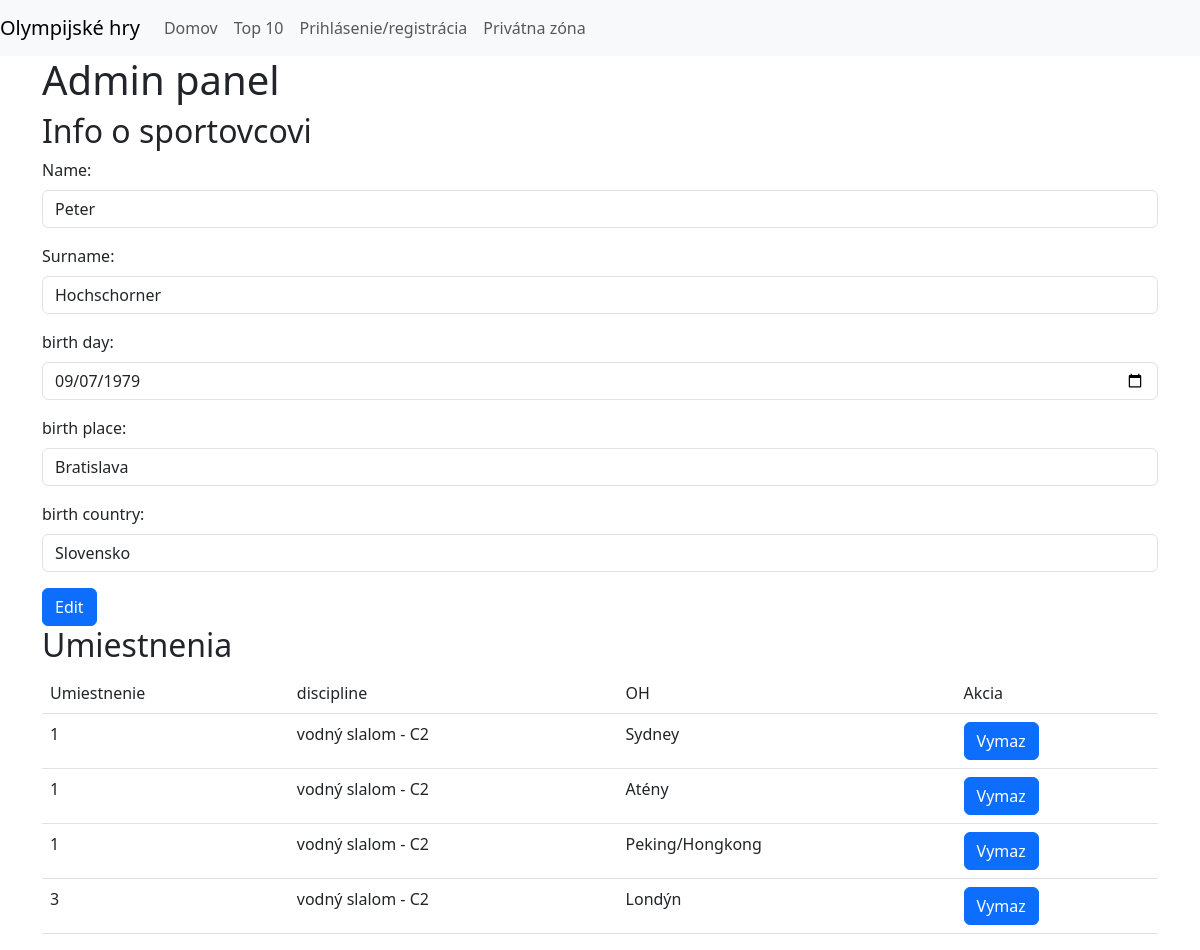
The app's page /editPerson.php?id=1 (signed in) with its own data.
### tables this page shows
CREATE TABLE `person` (
  `id` int UNSIGNED NOT NULL,
  `name` varchar(100) NOT NULL,
  `surname` varchar(100) NOT NULL,
  `birth_day` date NOT NULL,
  `birth_place` varchar(100) NOT NULL,
  `birth_country` varchar(100) NOT NULL,
  `death_day` date DEFAULT NULL,
  `death_place` varchar(100) DEFAULT NULL,
  `death_country` varchar(100) DEFAULT NULL
);

CREATE TABLE `placement` (
  `id` int UNSIGNED NOT NULL,
  `person_id` int UNSIGNED NOT NULL,
  `games_id` int UNSIGNED NOT NULL,
  `placing` smallint UNSIGNED NOT NULL,
  `discipline` varchar(200) NOT NULL
);

CREATE TABLE `games` (
  `id` int UNSIGNED NOT NULL,
  `type` varchar(10) NOT NULL,
  `year` smallint NOT NULL,
  `games_order` tinyint UNSIGNED NOT NULL,
  `city` varchar(100) NOT NULL,
  `country` varchar(100) NOT NULL
);

### editPerson.php (the view, shortened to what this page needs)
<?php
require_once('config.php');
try {
    $db = new PDO("mysql:host=$hostname;dbname=$dbname", $username, $password);
    $db->setAttribute(PDO::ATTR_ERRMODE, PDO::ERRMODE_EXCEPTION);
    $query = "SELECT * FROM person where id=?";
    $stmt = $db->prepare($query);
    $stmt->execute([$_GET['id']]);
    $person = $stmt->fetch(PDO::FETCH_ASSOC);
    $query = "select placement.*, games.city from placement join games on placement.games_id = games.id where placement.person_id=?";
    $stmt = $db->prepare($query);
    $stmt->execute([$_GET['id']]);
    $placements = $stmt->fetchAll(PDO::FETCH_ASSOC);
} catch (PDOException $e) {
    echo $e->getMessage();
}
?>
<!DOCTYPE html>
<html lang="en">
<head>
    <link rel="stylesheet" href="https://unpkg.com/@picocss/pico@1.*/css/pico.min.css">
    <link href="https://cdn.jsdelivr.net/npm/bootstrap@5.3.0-alpha1/dist/css/bootstrap.min.css" rel="stylesheet"
>
</head>
<body>
    <nav class="navbar navbar-expand-lg navbar-light bg-light">
        <a class="navbar-brand" href="#">Olympijské hry</a>
        <div class="collapse navbar-collapse" id="navbarNav">
            <ul class="navbar-nav">
                <li class="nav-item active">
                    <a class="nav-link" href="index.php">Domov <span class="sr-only"></span></a>
                </li>
                <li class="nav-item">
                    <a class="nav-link" href="topTen.php">Top 10</a>
                </li>
                <li class="nav-item">
                    <a class="nav-link" href="allRegAndLogins.php">Prihlásenie/registrácia</a>
                </li>
                <li class="nav-item">
                    <a class="nav-link" href="restricted.php">Privátna zóna</a>
                </li>
            </ul>
        </div>
    </nav>
    <div class="container-md">
        <h1>Admin panel</h1>
        <h2>Info o sportovcovi</h2>
        <form action="#" method="post">
            <div class="mb-3">
                <label for="InputName" class="form-label">Name:</label>
                <input type="text" name="name" class="form-control" id="InputName"
                    value="<?php echo $person['name']; ?>" required>
            </div>
            <div class="mb-3">
                <label for="InputSurname" class="form-label">Surname:</label>
                <input type="text" name="surname" class="form-control" id="InputSurname"
                    value="<?php echo $person['surname']; ?>" required>
            </div>
            <div class="mb-3">
                <label for="InputDate" class="form-label">birth day:</label>
                <input type="date" name="birth_day" class="form-control" id="InputDate"
                    value="<?php echo $person['birth_day']; ?>" required>
            </div>
            <div class="mb-3">
                <label for="InputbrPlace" class="form-label">birth place:</label>
                <input type="text" name="birth_place" class="form-control" id="InputBrPlace"
                    value="<?php echo $person['birth_place']; ?>" required>
            </div>
            <div class="mb-3">
                <label for="InputBrCountry" class="form-label">birth country:</label>
                <input type="text" name="birth_country" class="form-control" id="InputBrCountry"
                    value="<?php echo $person['birth_country']; ?>" required>
            </div>
            <button type="submit" class="btn btn-primary">Edit</button>
        </form>
        <h2>Umiestnenia</h2>
        <table class="table">
            <thead>
                <tr>
                    <td>Umiestnenie</td>
                    <td>discipline</td>
                    <td>OH</td>
                    <td>Akcia</td>
                </tr>
            </thead>
            <tbody>
                <?php
                foreach ($placements as $placement) {
                    echo '<tr><td>' . $placement['placing'] . '</td><td>' . $placement['discipline'] . '</td><td>' . $placement['city'] . '</td><td>';
                    echo '<form action="#" method="post"><input type="hidden" name="del_placement_id" value="' . $placement['id'] . '"><button type="submit" class="btn btn-primary">Vymaz</button></form>';
                    echo '</td></tr>';
                }
                ?>
            </tbody>
        </table>
    </div>
</body>
</html>

### records on screen
person: name "Peter", surname "Hochschorner", birth_day "09/07/1979", birth_place "Bratislava", birth_country "Slovensko"
placement: placing "1", discipline "vodný slalom - C2", games.city "Sydney"
placement: placing "1", discipline "vodný slalom - C2", games.city "Atény"
placement: placing "1", discipline "vodný slalom - C2", games.city "Peking/Hongkong"
placement: placing "3", discipline "vodný slalom - C2", games.city "Londýn"
